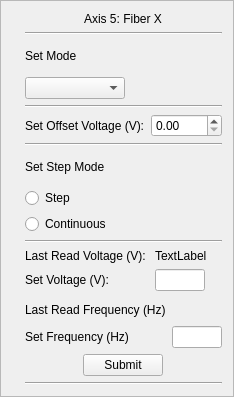
       <widget class="QFrame" name="frame_9">
        <property name="sizePolicy">
         <sizepolicy hsizetype="Minimum" vsizetype="Minimum">
          <horstretch>0</horstretch>
          <verstretch>0</verstretch>
         </sizepolicy>
        </property>
        <property name="frameShape">
         <enum>QFrame::StyledPanel</enum>
        </property>
        <property name="frameShadow">
         <enum>QFrame::Raised</enum>
        </property>
        <layout class="QGridLayout" name="gridLayout_11">
         <item row="7" column="5" alignment="Qt::AlignLeft|Qt::AlignBottom">
          <widget class="QLabel" name="label_44">
           <property name="minimumSize">
            <size>
             <width>0</width>
             <height>30</height>
            </size>
           </property>
           <property name="text">
            <string>Set Step Mode</string>
           </property>
          </widget>
         </item>
         <item row="1" column="5">
          <widget class="Line" name="line_22">
           <property name="orientation">
            <enum>Qt::Horizontal</enum>
           </property>
          </widget>
         </item>
         <item row="0" column="5" alignment="Qt::AlignHCenter">
          <widget class="QLabel" name="label_43">
           <property name="text">
            <string>Axis 5: Fiber X</string>
           </property>
          </widget>
         </item>
         <item row="13" column="5" alignment="Qt::AlignHCenter">
          <widget class="QPushButton" name="pushButton_submitFreq_6">
           <property name="sizePolicy">
            <sizepolicy hsizetype="Fixed" vsizetype="Fixed">
             <horstretch>0</horstretch>
             <verstretch>0</verstretch>
            </sizepolicy>
           </property>
           <property name="minimumSize">
            <size>
             <width>50</width>
             <height>0</height>
            </size>
           </property>
           <property name="text">
            <string>Submit</string>
           </property>
          </widget>
         </item>
         <item row="4" column="5">
          <widget class="Line" name="line_23">
           <property name="orientation">
            <enum>Qt::Horizontal</enum>
           </property>
          </widget>
         </item>
         <item row="14" column="5">
          <widget class="Line" name="line_24">
           <property name="orientation">
            <enum>Qt::Horizontal</enum>
           </property>
          </widget>
         </item>
         <item row="10" column="5">
          <widget class="Line" name="line_25">
           <property name="orientation">
            <enum>Qt::Horizontal</enum>
           </property>
          </widget>
         </item>
         <item row="5" column="5">
          <layout class="QFormLayout" name="formLayout_18">
           <item row="0" column="0">
            <widget class="QLabel" name="label_66">
             <property name="text">
              <string>Set Offset Voltage (V):</string>
             </property>
            </widget>
           </item>
           <item row="0" column="1">
            <widget class="QDoubleSpinBox" name="doubleSpinBox_offsetV_5">
             <property name="maximum">
              <double>140.000000000000000</double>
             </property>
             <property name="singleStep">
              <double>1.000000000000000</double>
             </property>
            </widget>
           </item>
          </layout>
         </item>
         <item row="6" column="5">
          <widget class="Line" name="line_35">
           <property name="orientation">
            <enum>Qt::Horizontal</enum>
           </property>
          </widget>
         </item>
         <item row="11" column="5">
          <layout class="QFormLayout" name="formLayout_13">
           <item row="0" column="0">
            <widget class="QLabel" name="label_59">
             <property name="text">
              <string>Last Read Voltage (V): </string>
             </property>
            </widget>
           </item>
           <item row="1" column="0">
            <widget class="QLabel" name="label_60">
             <property name="text">
              <string>Set Voltage (V): </string>
             </property>
            </widget>
           </item>
           <item row="0" column="1">
            <widget class="QLabel" name="label_currentVolt_5">
             <property name="text">
              <string>TextLabel</string>
             </property>
            </widget>
           </item>
           <item row="1" column="1">
            <widget class="QLineEdit" name="lineEdit_setVolt_5">
             <property name="sizePolicy">
              <sizepolicy hsizetype="Fixed" vsizetype="Fixed">
               <horstretch>0</horstretch>
               <verstretch>0</verstretch>
              </sizepolicy>
             </property>
             <property name="maximumSize">
              <size>
               <width>50</width>
               <height>16777215</height>
              </size>
             </property>
            </widget>
           </item>
          </layout>
         </item>
         <item row="12" column="5">
          <layout class="QFormLayout" name="formLayout_6">
           <item row="0" column="0">
            <widget class="QLabel" name="label_35">
             <property name="minimumSize">
              <size>
               <width>0</width>
               <height>20</height>
              </size>
             </property>
             <property name="text">
              <string>Last Read Frequency (Hz)</string>
             </property>
            </widget>
           </item>
           <item row="1" column="0">
            <widget class="QLabel" name="label_52">
             <property name="text">
              <string>Set Frequency (Hz)</string>
             </property>
            </widget>
           </item>
           <item row="1" column="1">
            <widget class="QLineEdit" name="lineEdit_currentFreq_5">
             <property name="sizePolicy">
              <sizepolicy hsizetype="Fixed" vsizetype="Fixed">
               <horstretch>0</horstretch>
               <verstretch>0</verstretch>
              </sizepolicy>
             </property>
             <property name="maximumSize">
              <size>
               <width>50</width>
               <height>16777215</height>
              </size>
             </property>
            </widget>
           </item>
           <item row="0" column="1">
            <widget class="QLabel" name="label_currentFreq_5">
             <property name="sizePolicy">
              <sizepolicy hsizetype="Preferred" vsizetype="Preferred">
               <horstretch>0</horstretch>
               <verstretch>0</verstretch>
              </sizepolicy>
             </property>
             <property name="text">
              <string/>
             </property>
            </widget>
           </item>
          </layout>
         </item>
         <item row="2" column="5">
          <widget class="QLabel" name="label_40">
           <property name="enabled">
            <bool>true</bool>
           </property>
           <property name="minimumSize">
            <size>
             <width>0</width>
             <height>30</height>
            </size>
           </property>
           <property name="text">
            <string>Set Mode</string>
           </property>
          </widget>
         </item>
         <item row="3" column="5">
          <widget class="QComboBox" name="comboBox_setMode_6">
           <property name="enabled">
            <bool>true</bool>
           </property>
           <property name="maximumSize">
            <size>
             <width>100</width>
             <height>16777215</height>
            </size>
           </property>
          </widget>
         </item>
         <item row="11" column="2">
          <widget class="QLabel" name="label_41">
           <property name="minimumSize">
            <size>
             <width>0</width>
             <height>45</height>
            </size>
           </property>
           <property name="text">
            <string/>
           </property>
          </widget>
         </item>
         <item row="9" column="5">
          <widget class="QRadioButton" name="radioButton_continous_6">
           <property name="text">
            <string>Continuous</string>
           </property>
          </widget>
         </item>
         <item row="8" column="5">
          <widget class="QRadioButton" name="radioButton_step_6">
           <property name="text">
            <string>Step</string>
           </property>
          </widget>
         </item>
        </layout>
       </widget>
